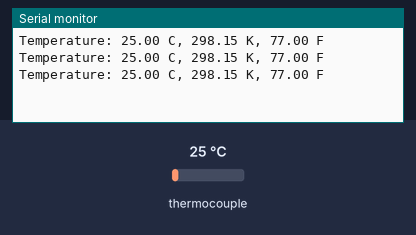
The sketch below on a simulated Arduino Uno, built with avr-gcc and run on an emulated ATmega328P. Shown: the last lines printed to the serial monitor. The test bench sets the inputs (shaded band); at power-on: thermocouple 25 °C.

Above: at 1.2 s.
1.3 s: thermocouple set to 6 °C
At 1.9 s:
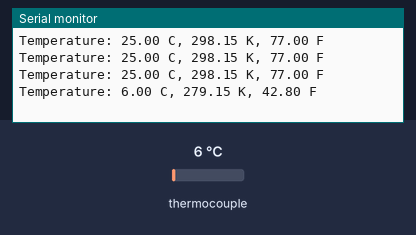
2.8 s: thermocouple set to 75 °C
At 3.4 s:
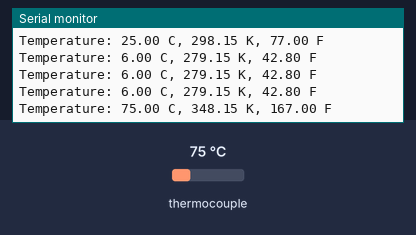
Timing chart, 0 to 5.8 s (numbered marks = the images above; inputs shaded):
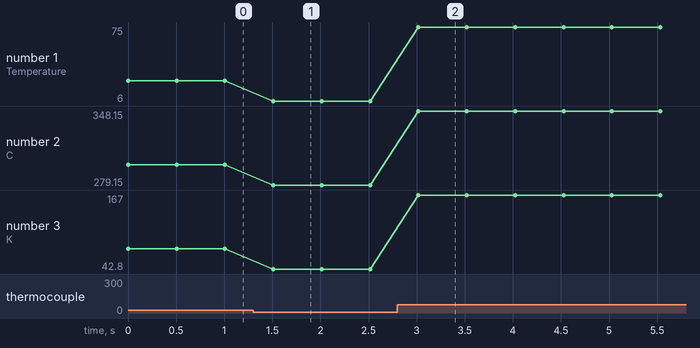

The sketch:

SerialThermocouple.ino
```cpp
/*
  Thermocouple.

  Reads a temperature from a thermocouple based
  on the MAX6675 driver and displays it in the default Serial.

	https://github.com/YuriiSalimov/MAX6675_Thermocouple

	Created by Yurii Salimov, February, 2018.
	Released into the public domain.
*/
#include <MAX6675_Thermocouple.h>

#define SCK_PIN 3
#define CS_PIN  4
#define SO_PIN  5

MAX6675_Thermocouple* thermocouple = NULL;

// the setup function runs once when you press reset or power the board
void setup() {
  Serial.begin(9600);
  thermocouple = new MAX6675_Thermocouple(SCK_PIN, CS_PIN, SO_PIN);
}

// the loop function runs over and over again forever
void loop() {
  const double celsius = thermocouple->readCelsius();
  const double kelvin = thermocouple->readKelvin();
  const double fahrenheit = thermocouple->readFahrenheit();
  Serial.print("Temperature: ");
  Serial.print(String(celsius) + " C, ");
  Serial.print(String(kelvin) + " K, ");
  Serial.println(String(fahrenheit) + " F");
  delay(500);
}
```

Measured:
- after the input at 1.3 s, the serial monitor: prints a new line after 0.21 s (image 1)
- after the input at 2.8 s, the serial monitor: prints a new line after 0.22 s (image 2)
- plotted number 1: 25 → 6 after the input at 1.3 s, 6 → 75 after the input at 2.8 s
- plotted number 2: 298.15 → 279.15 after the input at 1.3 s, 279.15 → 348.15 after the input at 2.8 s
- plotted number 3: 77 → 42.8 after the input at 1.3 s, 42.8 → 167 after the input at 2.8 s
